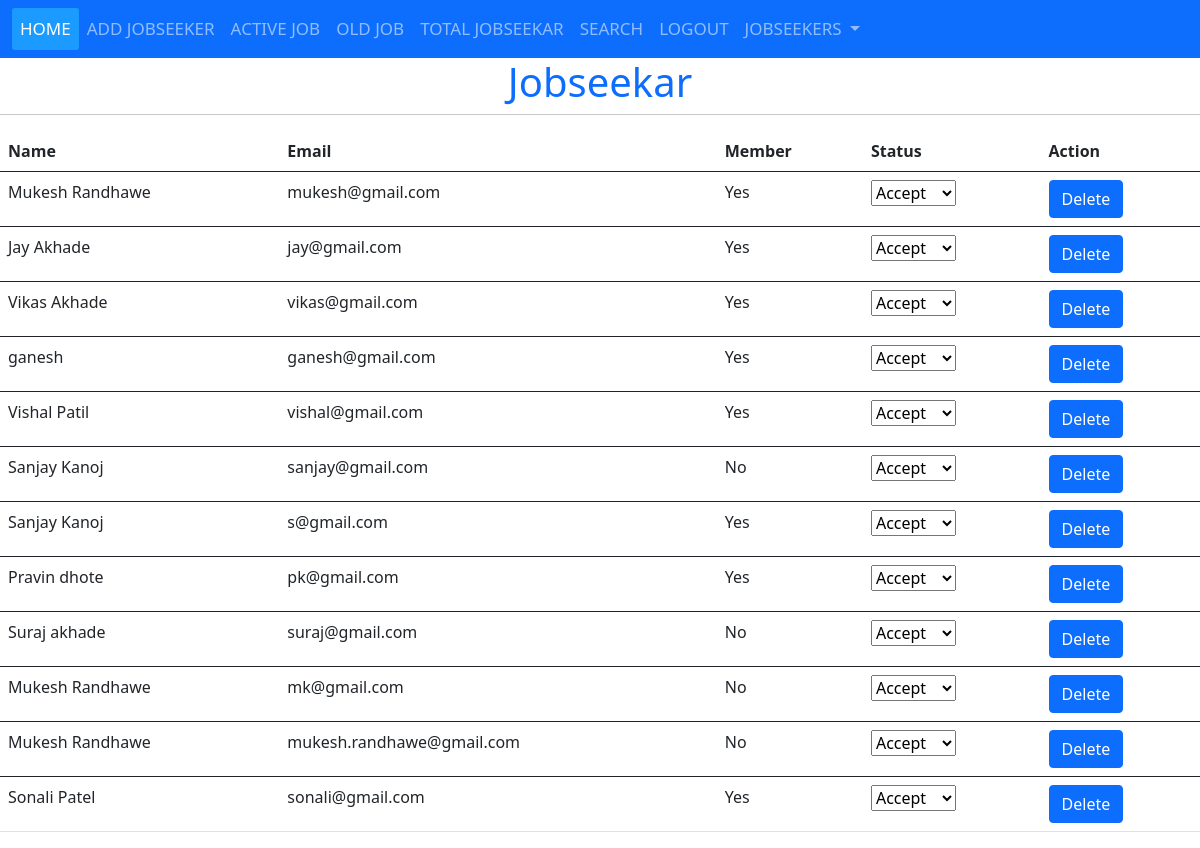
Page /accepted on the earlier database version.
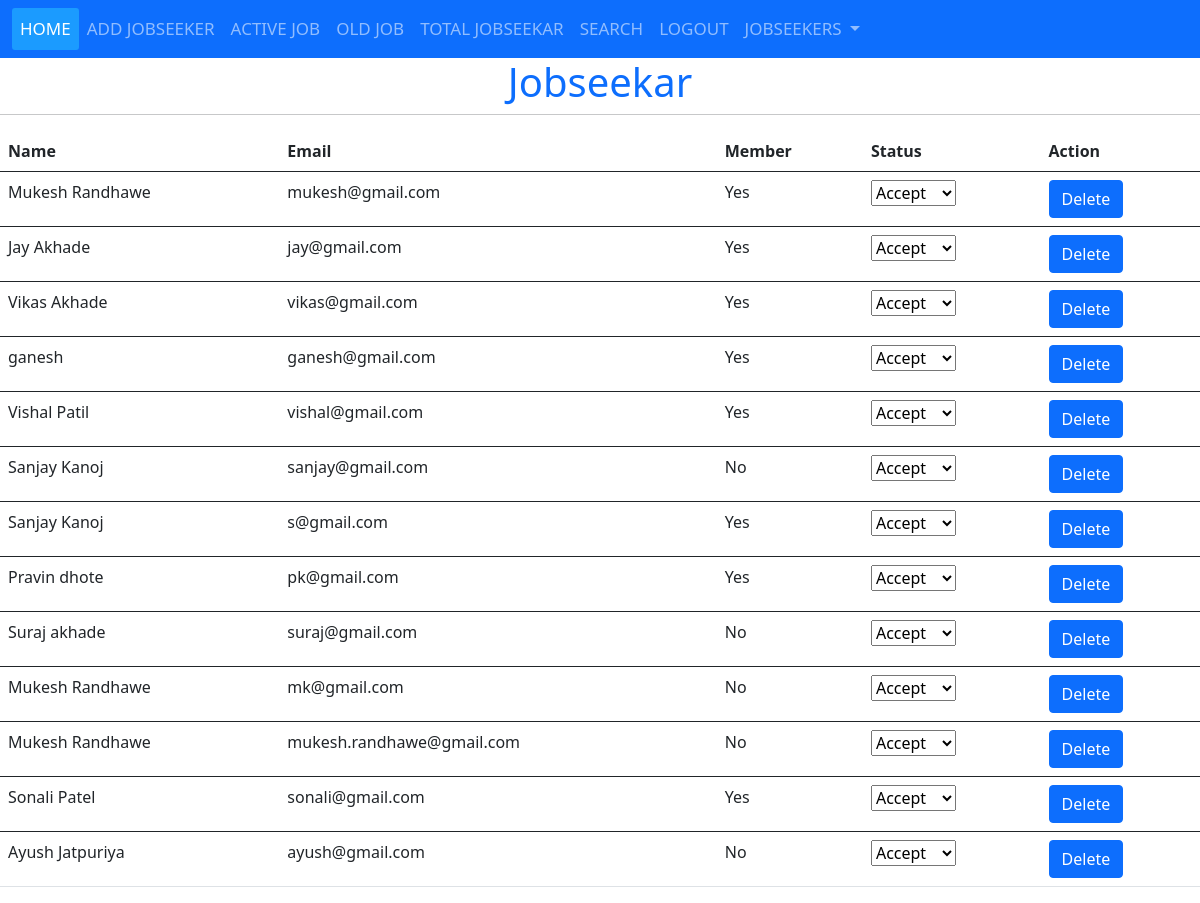
Same page on the later database version.
### coaching/models.py (models this page shows, shortened)
class Jobseekar(models.Model):
    name=models.CharField(max_length=50)
    email=models.CharField(max_length=50)
    password=models.CharField(max_length=50)
    course=models.CharField(max_length=50,default="")
    course_type=models.CharField(max_length=50,default="")
    member=models.CharField(max_length=50,default="")
    status=models.CharField(max_length=50,default="")
    branch=models.CharField(max_length=50,default="")

### coaching/views.py (the view)
# urls.py: path('accepted',views.accepted,name='accepted'),
def accepted(request):
    data=Jobseekar.objects.filter(status='Accept')
    return render(request,'coaching/pending.html',{"key":data})

### coaching/templates/coaching/pending.html (shortened to what this page needs)
{% extends 'coaching/admin_home.html' %}
{% block middle %}
 <div class="container-fluid">
      <div class="row">
        <h1 class="text-center text-primary">Jobseekar</h1>
        <hr>
        <table class="table table-hover display">
           <thead> <tr>
               <th>Name</th><th>Email</th><th>Member</th><th>Status</th><th>Action</th></tr></thead>
                <tbody>
                  {% for i in key %}
                <tr id="{{i.member}}"><td>{{i.name}}</td><td>{{i.email}}</td><td>{{i.member}}</td><td><select id="{{i.id}}" name="status" class="status">
                    <option value="Accept" {% if i.status == "Accept" %} selected="true"  {% endif %}>Accept</option>
                    <td><a href="{% url 'delete_jobseekers' i.id %}"  class="btn btn-primary" onclick="return confirm('Are you sure')" >Delete</a></td></tr></tbody>
                    {% endfor %}
        </table>
      </div>
    </div>
    {% endblock %}

Differences in the rows shown:
added Jobseekar: name "Ayush Jatpuriya", email "ayush@gmail.com", member "No", status "Accept"
